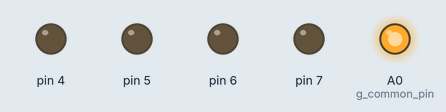
A sketch run on a simulated Arduino Uno, built with avr-gcc and run on an emulated ATmega328P. On the bench: output pins drawn as LEDs (lit = HIGH).

Above: at 0.5 s.
At 2.5 s:
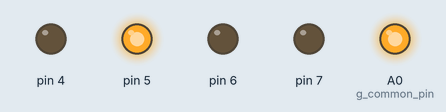
At 4.5 s:
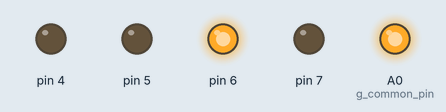
At 8.5 s:
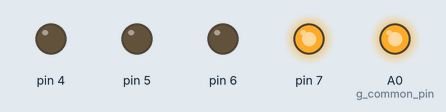
At 12.5 s:
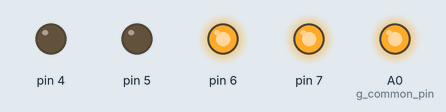
At 17.5 s:
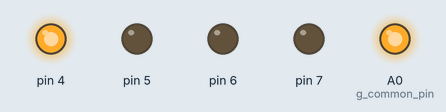
Timing chart, 0 to 18.4 s (numbered marks = the images above):
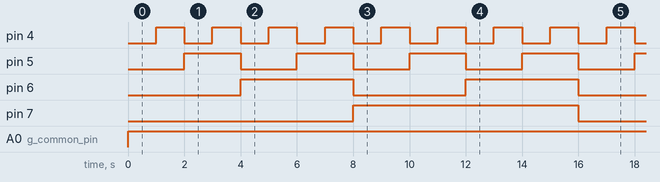

The sketch:

CD74HC4067_analogRead.ino
```cpp
/*
 * Controlling and looping through a CD74HC4067's channel outputs
 *
 *
 * Connect the four control pins to any unused digital or analog pins.
 * This example uses digital pins 4, 5, 6, and 7.
 *
 * Connect the common pin to any other available pin. This is the pin that will be
 * shared between the 16 channels of the CD74HC4067. The 16 channels will inherit the
 * capabilities of the common pin. For example, if it's connected to an analog pin,
 * you will be able to use analogRead on each of the 16 channels.
 *
*/

#include <CD74HC4067.h>

               // s0 s1 s2 s3
CD74HC4067 my_mux(4, 5, 6, 7);  // create a new CD74HC4067 object with its four control pins

const int g_common_pin = A0; // select a pin to share with the 16 channels of the CD74HC4067

void setup()
{
    pinMode(g_common_pin, OUTPUT); // set the initial mode of the common pin.
                                 // This can be changed in loop() for for each channel.
}

void loop()
{
    digitalWrite(g_common_pin, HIGH);

    for (int i = 0; i < 16; i++) {
        my_mux.channel(i);
        delay(1000);
    }
}
```

CD74HC4067.cpp
```cpp
#include "Arduino.h"
#include "CD74HC4067.h"

int _g_channel_truth_table[16][4] = {
  // s0, s1, s2, s3     channel
    {0,  0,  0,  0}, // 0
    {1,  0,  0,  0}, // 1
    {0,  1,  0,  0}, // 2
    {1,  1,  0,  0}, // 3
    {0,  0,  1,  0}, // 4
    {1,  0,  1,  0}, // 5
    {0,  1,  1,  0}, // 6
    {1,  1,  1,  0}, // 7
    {0,  0,  0,  1}, // 8
    {1,  0,  0,  1}, // 9
    {0,  1,  0,  1}, // 10
    {1,  1,  0,  1}, // 11
    {0,  0,  1,  1}, // 12
    {1,  0,  1,  1}, // 13
    {0,  1,  1,  1}, // 14
    {1,  1,  1,  1}  // 15
};

CD74HC4067::CD74HC4067(int s0, int s1, int s2, int s3)
{
  pinMode(s0, OUTPUT);
  pinMode(s1, OUTPUT);
  pinMode(s2, OUTPUT);
  pinMode(s3, OUTPUT);
  _s0 = s0;
  _s1 = s1;
  _s2 = s2;
  _s3 = s3;
}

void CD74HC4067::channel(int channel)
{
  digitalWrite(_s0, _g_channel_truth_table[channel][0]);
  digitalWrite(_s1, _g_channel_truth_table[channel][1]);
  digitalWrite(_s2, _g_channel_truth_table[channel][2]);
  digitalWrite(_s3, _g_channel_truth_table[channel][3]);
}
```

CD74HC4067.h
```cpp
#ifndef CD74HC4067_h
#define CD74HC4067_h

#include "Arduino.h"

extern int _g_channel_truth_table[16][4];

class CD74HC4067
{
  public:
    CD74HC4067(int s0, int s1, int s2, int s3);
    void channel(int channel);
  private:
  	int _s0;
  	int _s1;
  	int _s2;
  	int _s3;
  	int _channel;
};

#endif
```

Measured:
- by itself, pin 4: alternates HIGH for 1.0 s and LOW for 1.0 s
- by itself, pin 5: alternates HIGH for 2.0 s and LOW for 2.0 s
- by itself, pin 6: alternates HIGH for 4.0 s and LOW for 4.0 s
- by itself, pin 7: alternates HIGH for 8.0 s and LOW for 8.0 s
- by itself, A0 (g_common_pin): LOW → HIGH at 0.00 s
